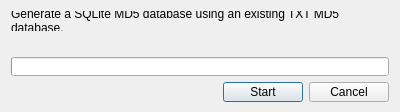
<?xml version="1.0" encoding="UTF-8"?>
<ui version="4.0">
 <class>Md5DatabaseConverter</class>
 <widget class="QDialog" name="Md5DatabaseConverter">
  <property name="geometry">
   <rect>
    <x>0</x>
    <y>0</y>
    <width>400</width>
    <height>106</height>
   </rect>
  </property>
  <property name="windowTitle">
   <string>MD5 database converter</string>
  </property>
  <property name="windowIcon">
   <iconset resource="../../../resources/resources.qrc">
    <normaloff>:/images/icon.ico</normaloff>:/images/icon.ico</iconset>
  </property>
  <layout class="QVBoxLayout" name="verticalLayout">
   <item>
    <widget class="QLabel" name="label">
     <property name="sizePolicy">
      <sizepolicy hsizetype="Preferred" vsizetype="Preferred">
       <horstretch>0</horstretch>
       <verstretch>0</verstretch>
      </sizepolicy>
     </property>
     <property name="text">
      <string>Generate a SQLite MD5 database using an existing TXT MD5 database.</string>
     </property>
     <property name="wordWrap">
      <bool>true</bool>
     </property>
    </widget>
   </item>
   <item>
    <widget class="QLabel" name="labelError">
     <property name="styleSheet">
      <string notr="true">color:red</string>
     </property>
     <property name="text">
      <string notr="true"/>
     </property>
    </widget>
   </item>
   <item>
    <widget class="QProgressBar" name="progressBar">
     <property name="enabled">
      <bool>true</bool>
     </property>
     <property name="textVisible">
      <bool>false</bool>
     </property>
     <property name="format">
      <string notr="true">%v</string>
     </property>
    </widget>
   </item>
   <item>
    <layout class="QHBoxLayout" name="buttonLayout">
     <item>
      <spacer name="horizontalSpacer">
       <property name="orientation">
        <enum>Qt::Horizontal</enum>
       </property>
       <property name="sizeHint" stdset="0">
        <size>
         <width>0</width>
         <height>0</height>
        </size>
       </property>
      </spacer>
     </item>
     <item>
      <widget class="QPushButton" name="buttonStart">
       <property name="text">
        <string>Start</string>
       </property>
      </widget>
     </item>
     <item>
      <widget class="QPushButton" name="buttonCancel">
       <property name="text">
        <string>Cancel</string>
       </property>
      </widget>
     </item>
    </layout>
   </item>
  </layout>
 </widget>
 <tabstops>
  <tabstop>buttonStart</tabstop>
  <tabstop>buttonCancel</tabstop>
 </tabstops>
 <resources>
  <include location="../../../resources/resources.qrc"/>
 </resources>
 <connections>
  <connection>
   <sender>buttonStart</sender>
   <signal>clicked()</signal>
   <receiver>Md5DatabaseConverter</receiver>
   <slot>start()</slot>
   <hints>
    <hint type="sourcelabel">
     <x>209</x>
     <y>72</y>
    </hint>
    <hint type="destinationlabel">
     <x>156</x>
     <y>73</y>
    </hint>
   </hints>
  </connection>
  <connection>
   <sender>buttonCancel</sender>
   <signal>clicked()</signal>
   <receiver>Md5DatabaseConverter</receiver>
   <slot>cancel()</slot>
   <hints>
    <hint type="sourcelabel">
     <x>307</x>
     <y>75</y>
    </hint>
    <hint type="destinationlabel">
     <x>351</x>
     <y>79</y>
    </hint>
   </hints>
  </connection>
 </connections>
 <slots>
  <slot>start()</slot>
  <slot>cancel()</slot>
 </slots>
</ui>
